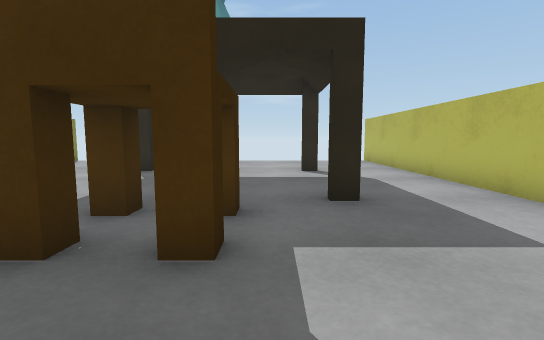
View 1 (above)

12 first-person views from a walk through a 3-D level made in the Unity game engine. The camera is 0.53 m above the floor, tilts 6° down and sees 85° across. The floor is counted in squares, 0.5 m on a side. Each view is taken from the middle of a square. On the plan, view 1 faces up. The plan holds only what a view shows up to about 12 squares ahead; the rest is blank.

View 2
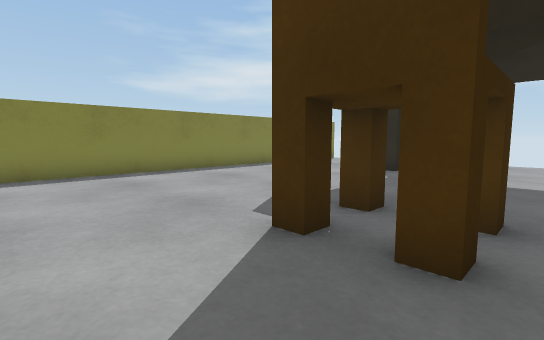

View 3
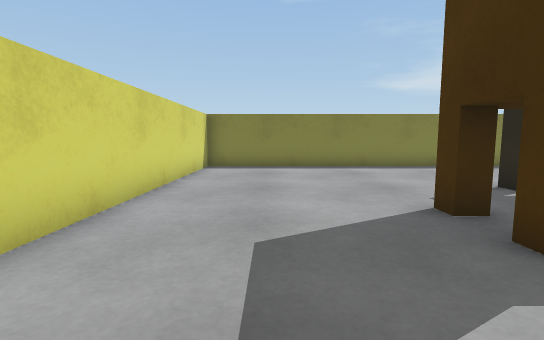

View 4
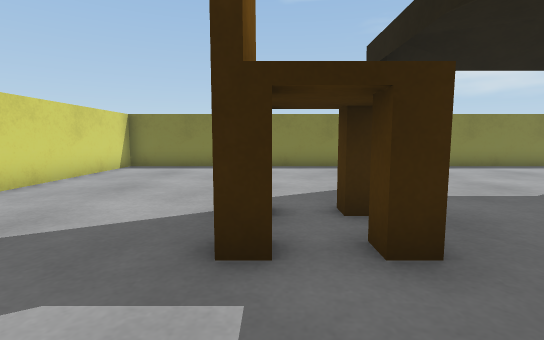

View 5
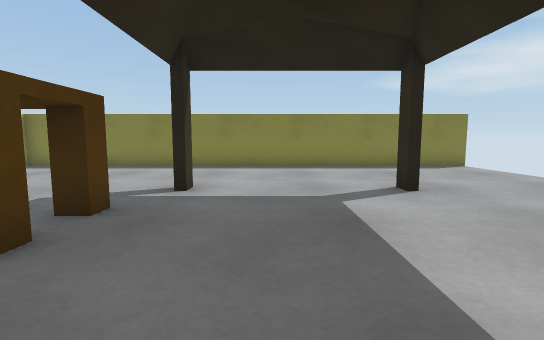

View 6
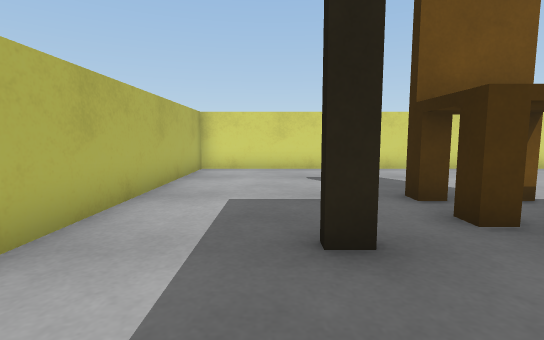

View 7
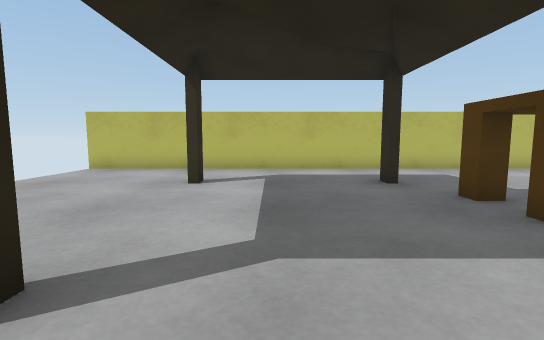

View 8
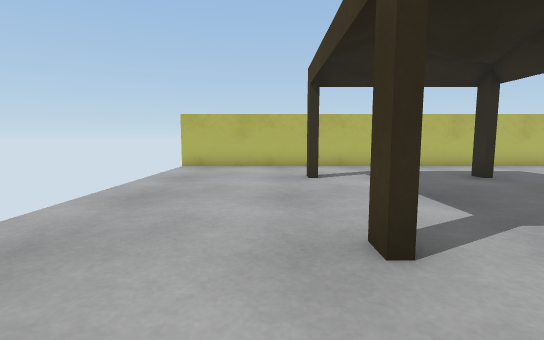

View 9
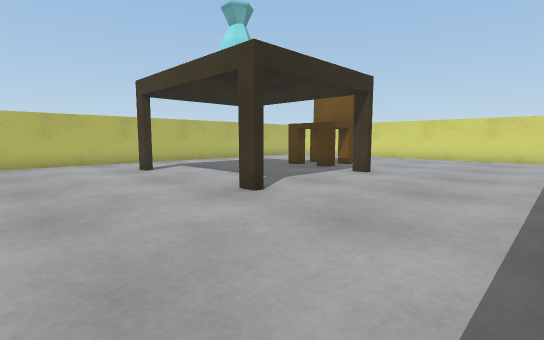

View 10
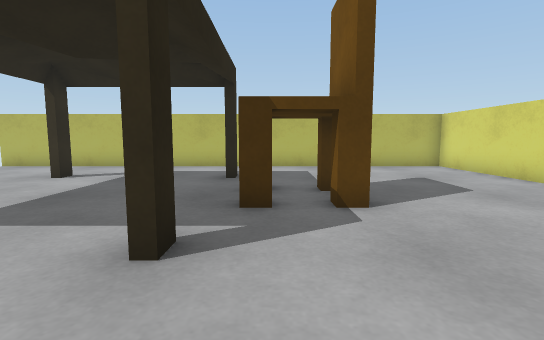

View 11
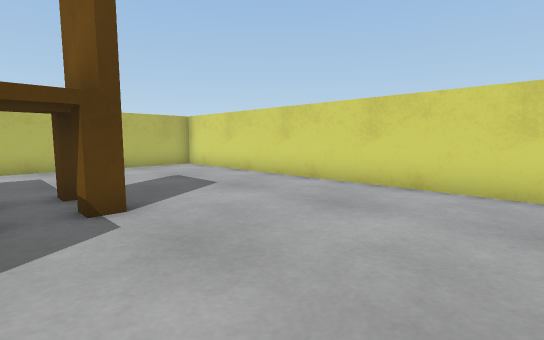

View 12
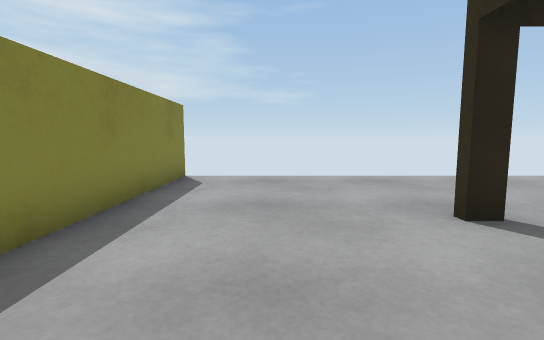

### Floor plan
Points are (right, up) in squares from view 1. A wall is a line through its corners. A room is listed if a view was taken in it or the views show most of it. See-through windows are left out.
Room 1 (views 1, 2, 3, 4, 5, 6, 7, 8, 9, 10, 11, 12)
walls: (-4, 5) (-4.5, 5); (-4.6, 5.2) (-4, 5.2); (-3.9, 9.7) (-4.5, 9.7); (0.9, 5.2) (1.5, 5.2); (-4.6, 10) (-4, 10); (1.6, 5) (1, 5); (0.9, 10) (1.5, 10); (1.5, 9.7) (1, 9.7); (-9.5, 14.6) (-9.5, -2.5) (4.5, -2.5) (4.5, 14.5)
objects: other object (-2, 3) to (-1, 4)

Positions as (right, up) in squares from view 1, and headings:
1: (0, 0), facing up
2: (0, 0), facing up-left
3: (2, 0), facing left
4: (2, 3), facing left
5: (2, 7), facing left
6: (2, 8), facing down
7: (-6, 8), facing right
8: (-7, 11), facing right
9: (-9, 14), facing down-right
10: (-7, 4), facing right
11: (-7, 4), facing down-right
12: (-7, 6), facing up
